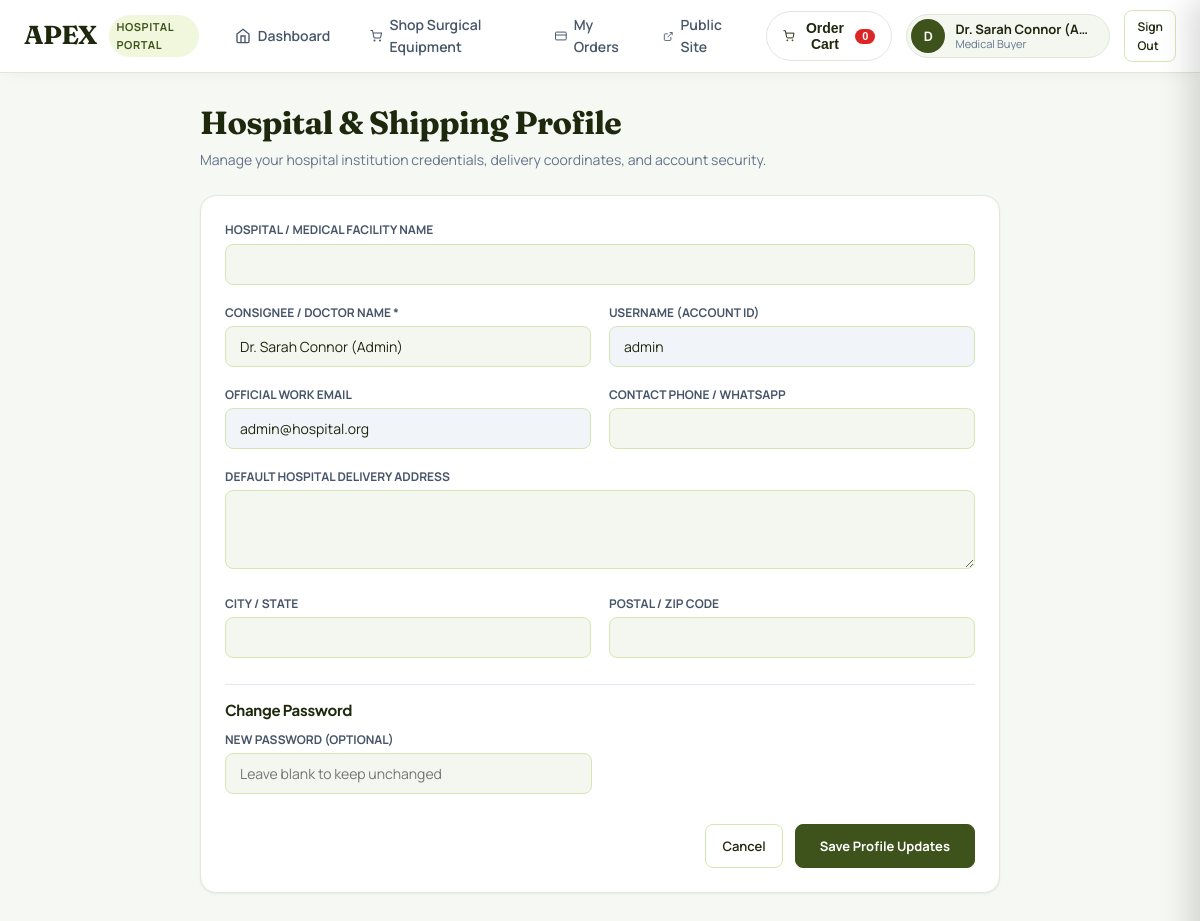
Screenshot of /user/profile.php (signed in) with the database file from the repository.
### tables this page shows
CREATE TABLE `users` (
  `id` INT AUTO_INCREMENT PRIMARY KEY,
  `username` VARCHAR(50) NOT NULL UNIQUE,
  `password_hash` VARCHAR(255) NOT NULL,
  `full_name` VARCHAR(100) NOT NULL,
  `email` VARCHAR(100) DEFAULT NULL,
  `phone` VARCHAR(30) DEFAULT NULL,
  `organization` VARCHAR(150) DEFAULT NULL,
  `shipping_address` TEXT DEFAULT NULL,
  `city` VARCHAR(100) DEFAULT NULL,
  `pincode` VARCHAR(20) DEFAULT NULL,
  `role` ENUM('admin', 'surgeon', 'nurse', 'sterilisation_tech', 'auditor', 'registered_user', 'customer') NOT NULL DEFAULT 'customer',
  `status` ENUM('active', 'inactive') NOT NULL DEFAULT 'active',
  `created_at` DATETIME DEFAULT CURRENT_TIMESTAMP,
  `updated_at` DATETIME DEFAULT CURRENT_TIMESTAMP ON UPDATE CURRENT_TIMESTAMP
);

### user/profile.php (the view, shortened to what this page needs)
<?php
$userId = (int)$_SESSION['user_id'];
try {
    $pdo = getDbConnection();
    $stmt = $pdo->prepare("SELECT * FROM users WHERE id = :id LIMIT 1");
    $stmt->execute([':id' => $userId]);
    $user = $stmt->fetch(PDO::FETCH_ASSOC);
} catch (PDOException $e) {
    error_log("Profile DB error: " . $e->getMessage());
    $user = [];
}
require_once __DIR__ . '/../includes/user-header.php';
?>
<div style="max-width:800px; margin:0 auto; display:flex; flex-direction:column; gap:24px;">
    <div>
        <h1 style="font-family:'Fraunces', Georgia, serif; font-size:2rem; font-weight:700; margin:0 0 6px; color:var(--user-dark);">
            Hospital &amp; Shipping Profile
        </h1>
        <p style="margin:0; font-size:0.875rem; color:#64748b;">
            Manage your hospital institution credentials, delivery coordinates, and account security.
        </p>
    </div>
    <div class="card p-4" style="border-radius:16px;">
        <form method="post" action="/surgical_equipment/user/profile.php">
            <div style="display:grid; grid-template-columns:1fr 1fr; gap:18px;">
                <div style="grid-column:1/-1;">
                    <label style="display:block; font-size:0.75rem; font-weight:700; text-transform:uppercase; margin-bottom:4px; color:#475569;">Hospital / Medical Facility Name</label>
                    <input type="text" name="organization" class="form-control" value="<?= htmlspecialchars($user['organization'] ?? '') ?>" required>
                </div>
                <div>
                    <label style="display:block; font-size:0.75rem; font-weight:700; text-transform:uppercase; margin-bottom:4px; color:#475569;">Consignee / Doctor Name *</label>
                    <input type="text" name="full_name" class="form-control" value="<?= htmlspecialchars($user['full_name'] ?? '') ?>" required>
                </div>
                <div>
                    <label style="display:block; font-size:0.75rem; font-weight:700; text-transform:uppercase; margin-bottom:4px; color:#475569;">Username (Account ID)</label>
                    <input type="text" class="form-control" value="<?= htmlspecialchars($user['username'] ?? '') ?>" disabled style="background:#f1f5f9; cursor:not-allowed;">
                </div>
                <div>
                    <label style="display:block; font-size:0.75rem; font-weight:700; text-transform:uppercase; margin-bottom:4px; color:#475569;">Official Work Email</label>
                    <input type="email" class="form-control" value="<?= htmlspecialchars($user['email'] ?? '') ?>" disabled style="background:#f1f5f9; cursor:not-allowed;">
                </div>
                <div>
                    <label style="display:block; font-size:0.75rem; font-weight:700; text-transform:uppercase; margin-bottom:4px; color:#475569;">Contact Phone / WhatsApp</label>
                    <input type="tel" name="phone" class="form-control" value="<?= htmlspecialchars($user['phone'] ?? '') ?>">
                </div>
                <div style="grid-column:1/-1;">
                    <label style="display:block; font-size:0.75rem; font-weight:700; text-transform:uppercase; margin-bottom:4px; color:#475569;">Default Hospital Delivery Address</label>
                    <textarea name="shipping_address" class="form-control" rows="3"><?= htmlspecialchars($user['shipping_address'] ?? '') ?></textarea>
                </div>
                <div>
                    <label style="display:block; font-size:0.75rem; font-weight:700; text-transform:uppercase; margin-bottom:4px; color:#475569;">City / State</label>
                    <input type="text" name="city" class="form-control" value="<?= htmlspecialchars($user['city'] ?? '') ?>">
                </div>
                <div>
                    <label style="display:block; font-size:0.75rem; font-weight:700; text-transform:uppercase; margin-bottom:4px; color:#475569;">Postal / Zip Code</label>
                    <input type="text" name="pincode" class="form-control" value="<?= htmlspecialchars($user['pincode'] ?? '') ?>">
                </div>
                <div style="grid-column:1/-1; border-top:1px solid #e2e8f0; padding-top:16px; margin-top:8px;">
                    <h3 style="font-size:0.9375rem; font-weight:700; color:var(--user-dark); margin:0 0 10px;">Change Password</h3>
                    <div style="display:grid; grid-template-columns:1fr 1fr; gap:16px;">
                        <div>
                            <label style="display:block; font-size:0.75rem; font-weight:700; text-transform:uppercase; margin-bottom:4px; color:#475569;">New Password (Optional)</label>
                            <input type="password" name="new_password" class="form-control" placeholder="Leave blank to keep unchanged">
                        </div>
                    </div>
                </div>
                <div style="grid-column:1/-1; display:flex; justify-content:flex-end; gap:12px; margin-top:12px;">
                    <a href="/surgical_equipment/user/home.php" class="btn btn-secondary">Cancel</a>
                    <button type="submit" class="btn btn-primary" style="font-weight:700; padding:12px 24px;">
                        Save Profile Updates
                    </button>
                </div>
            </div>
        </form>
    </div>
</div>
<?php require_once __DIR__ . '/../includes/user-footer.php'; ?>

### includes/user-header.php (shortened to what this page needs)
<?php
$currentUser = [
    'id'           => $_SESSION['user_id'] ?? 0,
    'username'     => $_SESSION['username'] ?? 'user',
    'full_name'    => $_SESSION['full_name'] ?? 'Medical Buyer',
    'role'         => $_SESSION['role'] ?? 'registered_user',
    'organization' => $_SESSION['organization'] ?? 'Medical Facility',
];
$activePage = basename($_SERVER['PHP_SELF'], '.php');
?>
<!DOCTYPE html>
<html lang="en">
<head>
    <link rel="stylesheet" href="/surgical_equipment/assets/css/style.css?v=<?= time() ?>">
    <link rel="stylesheet" href="/surgical_equipment/assets/css/public.css?v=<?= time() ?>">
</head>
<body class="user-portal-body">
    <header class="user-portal-navbar">
        <div class="user-portal-navbar-inner">
            <a href="/surgical_equipment/user/home.php" class="user-nav-brand">
                <span class="brand-logo">APEX</span>
                <span class="brand-badge">Hospital Portal</span>
            </a>
            <ul class="user-nav-links">
                <li>
                    <a href="/surgical_equipment/user/home.php" class="user-nav-link <?= $activePage === 'home' ? 'active' : '' ?>">
                        <svg width="16" height="16" viewBox="0 0 24 24" fill="none" stroke="currentColor" stroke-width="2"><path d="M3 9l9-7 9 7v11a2 2 0 0 1-2 2H5a2 2 0 0 1-2-2z"></path><polyline points="9 22 9 12 15 12 15 22"></polyline></svg>
                        <span>Dashboard</span>
                    </a>
                </li>
                <li>
                    <a href="/surgical_equipment/user/shop.php" class="user-nav-link <?= $activePage === 'shop' ? 'active' : '' ?>">
                        <svg width="16" height="16" viewBox="0 0 24 24" fill="none" stroke="currentColor" stroke-width="2"><circle cx="9" cy="21" r="1"></circle><circle cx="20" cy="21" r="1"></circle><path d="M1 1h4l2.68 13.39a2 2 0 0 0 2 1.61h9.72a2 2 0 0 0 2-1.61L23 6H6"></path></svg>
                        <span>Shop Surgical Equipment</span>
                    </a>
                </li>
                <li>
                    <a href="/surgical_equipment/user/orders.php" class="user-nav-link <?= in_array($activePage, ['orders', 'view-order']) ? 'active' : '' ?>">
                        <svg width="16" height="16" viewBox="0 0 24 24" fill="none" stroke="currentColor" stroke-width="2"><rect x="1" y="4" width="22" height="16" rx="2" ry="2"></rect><line x1="1" y1="10" x2="23" y2="10"></line></svg>
                        <span>My Orders</span>
                    </a>
                </li>
                <li>
                    <a href="/surgical_equipment/index.php" class="user-nav-link" target="_blank">
                        <svg width="15" height="15" viewBox="0 0 24 24" fill="none" stroke="currentColor" stroke-width="2"><path d="M18 13v6a2 2 0 0 1-2 2H5a2 2 0 0 1-2-2V8a2 2 0 0 1 2-2h6"></path><polyline points="15 3 21 3 21 9"></polyline><line x1="10" y1="14" x2="21" y2="3"></line></svg>
                        <span>Public Site</span>
                    </a>
                </li>
            </ul>
            <div class="user-nav-actions">
                <button type="button" class="user-cart-btn" onclick="openCartDrawer()">
                    <svg width="18" height="18" viewBox="0 0 24 24" fill="none" stroke="currentColor" stroke-width="2"><circle cx="9" cy="21" r="1"></circle><circle cx="20" cy="21" r="1"></circle><path d="M1 1h4l2.68 13.39a2 2 0 0 0 2 1.61h9.72a2 2 0 0 0 2-1.61L23 6H6"></path></svg>
                    <span>Order Cart</span>
                    <span class="user-cart-badge" id="navCartCount">0</span>
                </button>
                <div class="user-account-dropdown">
                    <div class="user-avatar-circle">
                        <?= strtoupper(substr($currentUser['full_name'], 0, 1)) ?>
                    </div>
                    <div class="user-account-info">
                        <span class="user-account-name"><?= htmlspecialchars($currentUser['full_name']) ?></span>
                        <span class="user-account-org"><?= htmlspecialchars($currentUser['organization'] ?: 'Medical Buyer') ?></span>
                    </div>
                </div>
                <a href="/surgical_equipment/auth/logout.php" class="btn btn-secondary btn-sm" style="padding:6px 12px; font-size:0.75rem;" title="Sign Out">
                    Sign Out
                </a>
            </div>
        </div>
    </header>
    <div class="user-portal-container">

### assets/css/style.css (style rules this page uses)
*, *::before, *::after { box-sizing: border-box; margin: 0; padding: 0; }
:root { --font-sans: 'Manrope', -apple-system, BlinkMacSystemFont, "Segoe UI", Roboto, sans-serif; --font-serif: 'Fraunces', serif; --color-primary: #3E531B; --color-primary-hover: #2E3E14; --color-primary-light: #F1F7DD; --color-primary-border: #D5E7B0; --color-success: #3E531B; --color-success-hover: #2E3E14; --color-success-light: #E2EDB6; --color-success-border: #C3DC9A; --color-warning: #D97706; --color-warning-hover: #B45309; --color-warning-light: #FEF3C7; --color-warning-border: #FDE68A; --color-danger: #EF4444; --color-danger-hover: #DC2626; --color-danger-light: #FEF2F2; --color-danger-border: #FCA5A5; --color-bg: #F4F6F0; --color-surface: #FFFFFF; --color-border: #E0E7DC; --color-border-hover: #C9D6C4; --color-text-heading: #1E280D; --color-text-body: #2D352C; --color-text-muted: #5E695D; --color-text-subtle: #8C9F7C; --sidebar-width: 260px; --sidebar-collapsed-w: 70px; --topbar-height: 70px; --radius-sm: 6px; --radius-md: 8px; --radius-lg: 12px; --radius-xl: 16px; --radius-full: 9999px; --shadow-sm: 0 1px 3px rgba(62, 83, 27, 0.04), 0 1px 2px rgba(0, 0, 0, 0.03); --shadow-md: 0 4px 6px -1px rgba(62, 83, 27, 0.06), 0 2px 4px -2px rgba(0, 0, 0, 0.03); --shadow-lg: 0 10px 15px -3px rgba(62, 83, 27, 0.08), 0 4px 6px -4px rgba(0, 0, 0, 0.04); --transition: all 0.2s cubic-bezier(0.4, 0, 0.2, 1); }
body { font-family: 'FrauncesNumbers', var(--font-sans); background-color: var(--color-bg); color: var(--color-text-body); font-size: 0.875rem; line-height: 1.6; -webkit-font-smoothing: antialiased; -moz-osx-font-smoothing: grayscale; }
h1, h2, h3, h4, h5, h6 { color: var(--color-text-heading); font-weight: 700; letter-spacing: -0.02em; }
a { color: var(--color-text-heading); text-decoration: none; transition: var(--transition); }
.btn { display: inline-flex; align-items: center; justify-content: center; gap: 8px; padding: 10px 16px; border-radius: var(--radius-md); font-family: var(--font-sans); font-size: 0.8125rem; font-weight: 600; border: 1px solid transparent; cursor: pointer; transition: var(--transition); text-decoration: none; outline: none; }
.btn-primary { background-color: var(--color-primary); color: var(--color-surface); border-color: var(--color-primary); }
.btn-secondary { background-color: var(--color-surface); color: var(--color-text-heading); border-color: var(--color-primary-border); }
.btn-sm { padding: 6px 12px; font-size: 0.75rem; }
.card { background-color: var(--color-surface); border: 1px solid var(--color-border); border-radius: var(--radius-xl); padding: 24px; box-shadow: var(--shadow-sm); margin-bottom: 24px; }
.form-control { width: 100%; padding: 10px 14px; border: 1px solid var(--color-primary-border); border-radius: var(--radius-md); font-family: var(--font-sans); font-size: 0.875rem; color: var(--color-text-heading); background-color: var(--color-bg); transition: var(--transition); }

### rows the page displays
users: full_name "D", full_name "Dr. Sarah Connor (A…", organization "Medical Buyer", full_name "Dr. Sarah Connor (Admin)", username "admin", email "admin@hospital.org"
